Frame 1 (no input): blank canvas, image omitted
Frame 60 (no input): blank canvas, image omitted
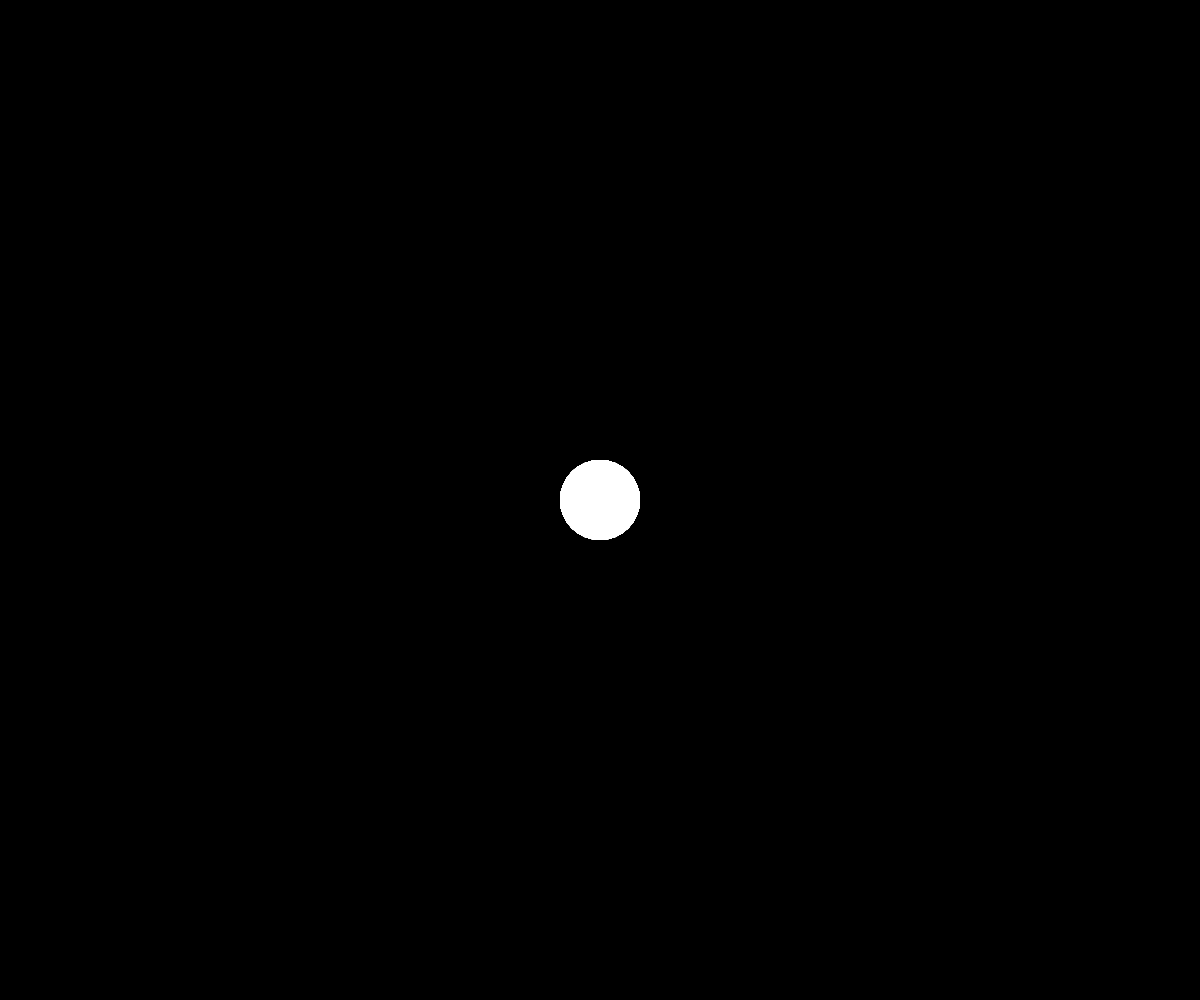
Frame 120 (the mouse pressed at the canvas centre since frame 60)

The p5.js sketch whose frames 1 and 60 were blank and that drew this single picture after the mouse press (run headless with seeded random() and noise() and a simulated clock; from frame 60 on, the mouse is pressed at the canvas centre):

// p5.js sketch
// ── sketch.js
function setup() {
    createCanvas(windowWidth, windowHeight);
    background(0);
    fill(255);
    noStroke();
}

function draw() {
    if (mouseIsPressed) {
        ellipse(mouseX, mouseY, 80, 80);
    }
}
